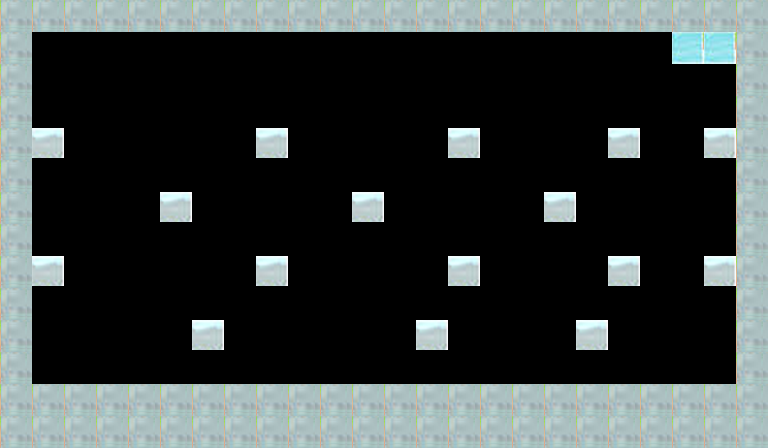

Below is a game level as drawn by its tile map, then a one-line description and the .tmx that defines it (tile-layer data replaced by summaries):
An orthogonal 24x14 tile map with 32x32 px tiles, 1 tile layer (Capa de patrones 1), 2 tilesets and 2 objects (2x moneda50).

<map version="1.10" tiledversion="1.10.2" orientation="orthogonal" renderorder="right-down" width="24" height="14" tilewidth="32" tileheight="32" infinite="0" nextlayerid="3" nextobjectid="3">
 <tileset firstgid="1" name="tiles" tilewidth="32" tileheight="32" tilecount="600" columns="25">
  <image source="../images/tiles.png" width="800" height="768" />
 </tileset>
 <tileset firstgid="601" name="objects-enemies" tilewidth="32" tileheight="32" tilecount="600" columns="25">
  <image source="../images/objects-enemies.png" width="800" height="768" />
 </tileset>
 <layer id="1" name="Capa de patrones 1" width="24" height="14">
  <data>[336 cells, 112 non-empty, 3 distinct tile ids]</data>
 </layer>
 <objectgroup id="2" name="Capa de Objetos 1">
  <object id="1" name="moneda50" type="moneda50" gid="605" x="612" y="67" width="32" height="32" />
  <object id="2" name="moneda50" type="moneda50" gid="605" x="67" y="67" width="32" height="32" />
 </objectgroup>
</map>
